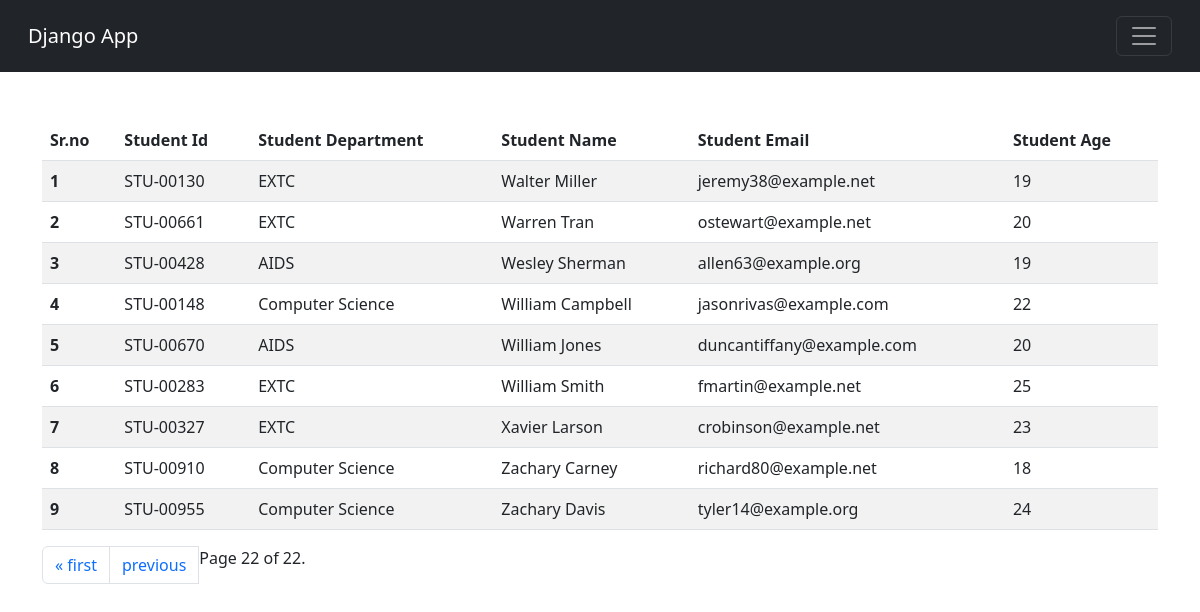
The page /students/?page=22 on the database its author committed.
### vegetable/models.py (models this page shows)
class Student(models.Model):
    department = models.ForeignKey(Department, related_name="depart", on_delete=models.CASCADE)
    studentId = models.OneToOneField(StudentID, related_name="studentid", on_delete=models.CASCADE)
    studentName = models.CharField(max_length=100)
    studentEmail = models.EmailField(unique=True)
    studentAge = models.IntegerField(default=1)
    studentAddress = models.TextField()
    def __str__(self) -> str:
        return self.studentName
    class Meta:
        ordering = ['studentName']
        verbose_name = "student"

class StudentID(models.Model):
    studentId = models.CharField(max_length=100)
    def __str__(self) -> str:
        return self.studentId

class Department(models.Model):
    department = models.CharField(max_length=100)
    def __str__(self) -> str:
        return self.department
    class Meta:
        ordering = ['department']

### vegetable/views.py (the view)
# urls.py: path("students/",getStudents, name="StudentPage"),
def getStudents(request):
    querySet = Student.objects.all()
    paginator = Paginator(querySet, 10)  # Show 25 contacts per page.
    page_number = request.GET.get("page", 1)
    page_obj = paginator.get_page(page_number)
    print(page_obj.object_list)
    context = {'querySet' : page_obj }
    return render(request, 'report/students.html', context)

### vegetable/templates/report/students.html (shortened to what this page needs)
{% extends "base.html" %}
{% block start %}
    <div class="container mt-5">
        <table class="table table-striped table-hover">
            <thead>
              <tr>
                <th scope="col">Sr.no</th>
                <th scope="col">Student Id</th>
                <th scope="col">Student Department</th>
                <th scope="col">Student Name</th>
                <th scope="col">Student Email</th>
                <th scope="col">Student Age</th>
              </tr>
            </thead>
            <tbody>
                {% for student in querySet %}
              <tr>
                <th scope="row">{{ forloop.counter }}</th>
                <td>{{student.studentId}}</td>
                <td>{{student.department}}</td>
                <td>{{student.studentName}}</td>
                <td>{{student.studentEmail}}</td>
                <td>{{student.studentAge}}</td>
              </tr>
              {% endfor %}
            </tbody>
            </table>
              <nav aria-label="Page navigation example">
              <ul class="pagination">
                    {% if querySet.has_previous %}
                    <li class="page-item"> <a class="page-link" href="?page=1">&laquo; first</a></li>
                    <li class="page-item"> <a  class="page-link" href="?page={{ querySet.previous_page_number }}">previous</a></li>
                    {% endif %}
                    <span class="current">
                        Page {{ querySet.number }} of {{ querySet.paginator.num_pages }}.
                    </span>
        </ul>
        </nav>
    </div>
{% endblock %}

### rows shown on the page
Student: studentId "STU-00130", department "EXTC", studentName "Walter Miller", studentEmail "jeremy38@example.net", studentAge "19"
Student: studentId "STU-00661", department "EXTC", studentName "Warren Tran", studentEmail "ostewart@example.net", studentAge "20"
Student: studentId "STU-00428", department "AIDS", studentName "Wesley Sherman", studentEmail "allen63@example.org", studentAge "19"
Student: studentId "STU-00148", department "Computer Science", studentName "William Campbell", studentEmail "jasonrivas@example.com", studentAge "22"
Student: studentId "STU-00670", department "AIDS", studentName "William Jones", studentEmail "duncantiffany@example.com", studentAge "20"
Student: studentId "STU-00283", department "EXTC", studentName "William Smith", studentEmail "fmartin@example.net", studentAge "25"
Student: studentId "STU-00327", department "EXTC", studentName "Xavier Larson", studentEmail "crobinson@example.net", studentAge "23"
Student: studentId "STU-00910", department "Computer Science", studentName "Zachary Carney", studentEmail "richard80@example.net", studentAge "18"
Student: studentId "STU-00955", department "Computer Science", studentName "Zachary Davis", studentEmail "tyler14@example.org", studentAge "24"

### other values the page prints
{{ querySet.number }} "22"
{{ querySet.paginator.num_pages }} "22"
